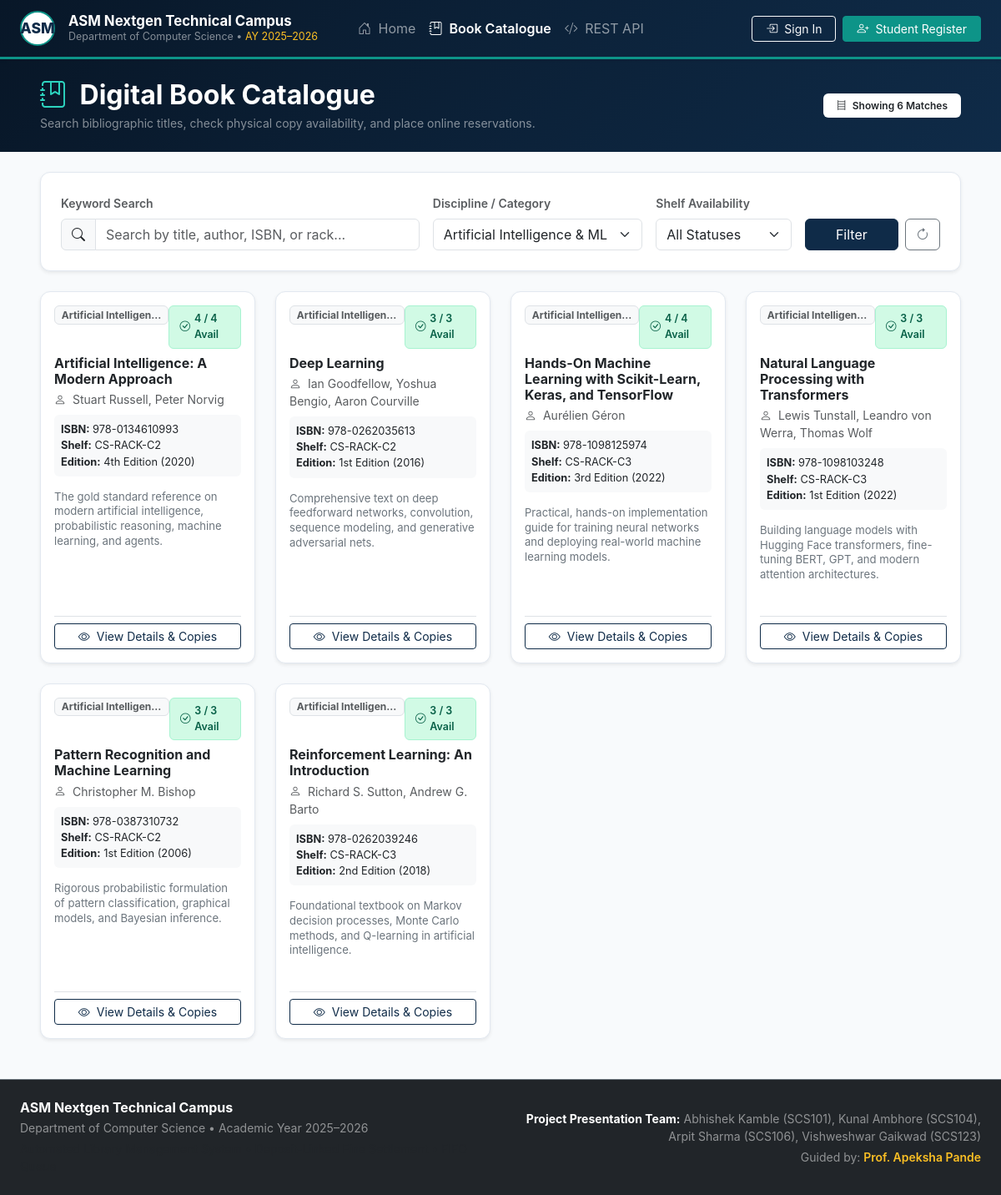
The page /catalogue/?category=ai-ml on the database its author committed.
### library/models.py (models this page shows, shortened)
class LibrarySettings(models.Model):
    institution_name = models.CharField(max_length=200, default="ASM Nextgen Technical Campus")
    department_name = models.CharField(max_length=200, default="Department of Computer Science")
    academic_year = models.CharField(max_length=50, default="2025–2026")
    loan_period_days = models.PositiveIntegerField(
        default=14,
        help_text="Standard loan duration in calendar days"
    )
    daily_fine_rate = models.DecimalField(
        max_digits=8,
        decimal_places=2,
        default=Decimal("5.00"),
        help_text="Daily overdue penalty in INR (₹)"
    )
    deposit_per_loan = models.DecimalField(
        max_digits=10,
        decimal_places=2,
        default=Decimal("500.00"),
        help_text="Refundable security deposit required per borrowed copy in INR (₹)"
    )
    max_active_loans = models.PositiveIntegerField(
        default=3,
        help_text="Maximum concurrent active loans per student"
    )
    reservation_pickup_hours = models.PositiveIntegerField(
        default=48,
        help_text="Pickup hold period once copy becomes ready for pickup"
    )
    allow_student_registration = models.BooleanField(
        default=True,
        help_text="Allow students to register self-service accounts"
    )
    allow_reserving_available_books = models.BooleanField(
        default=False,
        help_text="Allow reserving titles that currently have available copies on shelf"
    )
    updated_at = models.DateTimeField(auto_now=True)
    @classmethod
    def get_settings(cls):
        obj, _ = cls.objects.get_or_create(pk=1)
        return obj
    class Meta:
        verbose_name = "Library Settings"
        verbose_name_plural = "Library Settings"

class Book(models.Model):
    title = models.CharField(max_length=255, db_index=True)
    author = models.CharField(max_length=255, db_index=True)
    isbn = models.CharField(max_length=30, unique=True, db_index=True)
    publisher = models.CharField(max_length=255, blank=True)
    edition = models.CharField(max_length=60, blank=True)
    publication_year = models.PositiveIntegerField(null=True, blank=True)
    category = models.ForeignKey(Category, on_delete=models.SET_NULL, null=True, blank=True, related_name='books')
    shelf_location = models.CharField(max_length=100, help_text="Primary shelf reference, e.g. CS-RACK-04")
    description = models.TextField(blank=True)
    cover_image = models.ImageField(upload_to='book_covers/', blank=True, null=True)
    is_active = models.BooleanField(default=True, help_text="Active in catalogue or archived")
    created_at = models.DateTimeField(auto_now_add=True)
    updated_at = models.DateTimeField(auto_now=True)
    class Meta:
        ordering = ['title']
    @property
    def total_copies_count(self):
        return self.copies.count()
    @property
    def available_copies_count(self):
        return self.copies.filter(status='AVAILABLE', condition__in=['NEW', 'GOOD', 'FAIR']).count()
    @property
    def is_available(self):
        return self.available_copies_count > 0

class Category(models.Model):
    name = models.CharField(max_length=120, unique=True)
    slug = models.SlugField(max_length=140, unique=True)
    description = models.TextField(blank=True)
    icon = models.CharField(max_length=60, default="bi-journal-code", help_text="Bootstrap Icons class name")
    created_at = models.DateTimeField(auto_now_add=True)
    class Meta:
        verbose_name_plural = "Categories"
        ordering = ['name']

### library/views.py (the view, shortened to what this page needs)
# urls.py: path('catalogue/', views.catalogue, name='catalogue'),
def catalogue(request):
    query = request.GET.get('q', '').strip()
    category_slug = request.GET.get('category', '').strip()
    availability = request.GET.get('availability', '').strip()
    books_qs = Book.objects.filter(is_active=True).select_related('category').prefetch_related('copies')
    if category_slug:
        books_qs = books_qs.filter(category__slug=category_slug)
    if availability == 'available':
        filtered = [b for b in books_qs if b.is_available]
    elif availability == 'checked_out':
        filtered = [b for b in books_qs if not b.is_available]
    else:
        filtered = list(books_qs)
    paginator = Paginator(filtered, 12)
    page_number = request.GET.get('page')
    page_obj = paginator.get_page(page_number)
    categories = Category.objects.all()
    return render(request, 'public/catalogue.html', {
        'page_obj': page_obj,
        'categories': categories,
        'query': query,
        'category_slug': category_slug,
        'availability': availability,
        'total_count': len(filtered),
    })

### templates/public/catalogue.html (shortened to what this page needs)
{% extends 'base.html' %}
{% block content %}
<div class="bg-navy py-4 text-white mb-4" style="background: linear-gradient(135deg, var(--navy-dark) 0%, var(--navy-primary) 100%);">
  <div class="container-fluid px-lg-5">
    <div class="row align-items-center">
      <div class="col-md-7">
        <h2 class="fw-bold mb-1"><i class="bi bi-journal-bookmark me-2 text-teal accent-teal-text"></i> Digital Book Catalogue</h2>
        <p class="text-white-50 small mb-0">Search bibliographic titles, check physical copy availability, and place online reservations.</p>
      </div>
      <div class="col-md-5 text-md-end mt-3 mt-md-0">
        <span class="badge bg-white text-dark py-2 px-3 fw-semibold">
          <i class="bi bi-bookshelf text-teal me-1"></i> Showing {{ total_count }} Matches
        </span>
      </div>
    </div>
  </div>
</div>
<div class="container-fluid px-lg-5 mb-5">
  <div class="card card-academic shadow-sm mb-4">
    <div class="card-body p-4">
      <form method="GET" action="{% url 'catalogue' %}" class="row g-3 align-items-end">
        <div class="col-md-5">
          <label class="form-label small fw-semibold text-muted">Keyword Search</label>
          <div class="input-group">
            <span class="input-group-text bg-light"><i class="bi bi-search"></i></span>
            <input type="text" name="q" value="{{ query }}" class="form-control" placeholder="Search by title, author, ISBN, or rack...">
          </div>
        </div>
        <div class="col-md-3">
          <label class="form-label small fw-semibold text-muted">Discipline / Category</label>
          <select name="category" class="form-select">
            {% for cat in categories %}
              <option value="{{ cat.slug }}" {% if category_slug == cat.slug %}selected{% endif %}>{{ cat.name }}</option>
            {% endfor %}
          </select>
        </div>
        <div class="col-md-2">
          <label class="form-label small fw-semibold text-muted">Shelf Availability</label>
          <select name="availability" class="form-select">
            <option value="">All Statuses</option>
          </select>
        </div>
        <div class="col-md-2 d-flex gap-2">
          <button type="submit" class="btn btn-navy flex-grow-1">Filter</button>
          <a href="{% url 'catalogue' %}" class="btn btn-outline-secondary" title="Reset Filters"><i class="bi bi-arrow-clockwise"></i></a>
        </div>
      </form>
    </div>
  </div>
  {% if page_obj %}
    <div class="row g-4">
      {% for book in page_obj %}
        <div class="col-md-6 col-lg-4 col-xl-3">
          <div class="card h-100 card-academic shadow-sm d-flex flex-column">
            <div class="card-body d-flex flex-column p-3">
              <div class="d-flex justify-content-between align-items-start mb-2">
                <span class="badge bg-light text-muted border small" style="max-width: 140px; overflow: hidden; text-overflow: ellipsis; white-space: nowrap;">
                  {{ book.category.name|default:"General" }}
                </span>
                {% if book.is_available %}
                  <span class="badge-status badge-available">
                    <i class="bi bi-check-circle"></i> {{ book.available_copies_count }} / {{ book.total_copies_count }} Avail
                  </span>
                {% else %}
                  <span class="badge-status badge-overdue">
                    <i class="bi bi-x-circle"></i> 0 / {{ book.total_copies_count }} Avail
                  </span>
                {% endif %}
              </div>
              <h6 class="fw-bold mb-1">
                <a href="{% url 'book_detail' pk=book.id %}" class="text-decoration-none text-dark hover-teal">
                  {{ book.title }}
                </a>
              </h6>
              <div class="text-muted small mb-2"><i class="bi bi-person me-1"></i> {{ book.author }}</div>
              <div class="bg-light p-2 rounded mb-3 small" style="font-size: 0.8rem;">
                <div class="text-truncate"><strong>ISBN:</strong> {{ book.isbn }}</div>
                <div><strong>Shelf:</strong> {{ book.shelf_location }}</div>
                {% if book.edition %}
                  <div><strong>Edition:</strong> {{ book.edition }} ({{ book.publication_year|default:"N/A" }})</div>
                {% endif %}
              </div>
              <p class="text-secondary small mb-3 flex-grow-1" style="font-size: 0.82rem; line-height: 1.35;">
                {{ book.description|truncatewords:15 }}
              </p>
              <div class="border-top pt-2 d-flex align-items-center justify-content-between mt-auto">
                <a href="{% url 'book_detail' pk=book.id %}" class="btn btn-sm btn-outline-navy w-100">
                  <i class="bi bi-eye me-1"></i> View Details & Copies
                </a>
              </div>
            </div>
          </div>
        </div>
      {% endfor %}
    </div>
  {% endif %}
</div>
{% endblock %}

### templates/base.html (shortened to what this page needs)
{% load static %}
<!DOCTYPE html>
<html lang="en">
<head>
  <link href="https://cdn.jsdelivr.net/npm/bootstrap@5.3.3/dist/css/bootstrap.min.css" rel="stylesheet">
  <link rel="stylesheet" href="https://cdn.jsdelivr.net/npm/bootstrap-icons@1.11.3/font/bootstrap-icons.min.css">
  <link rel="stylesheet" href="{% static 'css/custom.css' %}">
</head>
<body>
  <nav class="navbar navbar-expand-lg navbar-dark navbar-custom py-2 sticky-top shadow-sm">
    <div class="container-fluid px-lg-4">
      <a class="navbar-brand d-flex align-items-center gap-3" href="{% url 'home' %}">
        <div class="d-flex align-items-center justify-content-center bg-white text-primary rounded-circle" style="width: 42px; height: 42px; font-weight: 800; font-size: 1.1rem; color: #0f2b48 !important; border: 2px solid #0d9488;">
          ASM
        </div>
        <div>
          <div class="fw-bold tracking-tight text-white mb-0" style="font-size: 1.05rem; line-height: 1.2;">
            {{ INSTITUTION_NAME }}
          </div>
          <div class="text-white-50" style="font-size: 0.78rem;">
            {{ DEPARTMENT_NAME }} &bull; <span class="accent-gold-text">AY {{ ACADEMIC_YEAR }}</span>
          </div>
        </div>
      </a>
      <div class="collapse navbar-collapse" id="navbarMain">
        <ul class="navbar-nav me-auto mb-2 mb-lg-0 ms-lg-4">
          <li class="nav-item">
            <a class="nav-link {% if request.resolver_match.url_name == 'home' %}active fw-semibold{% endif %}" href="{% url 'home' %}">
              <i class="bi bi-house-door me-1"></i> Home
            </a>
          </li>
          <li class="nav-item">
            <a class="nav-link {% if request.resolver_match.url_name == 'catalogue' %}active fw-semibold{% endif %}" href="{% url 'catalogue' %}">
              <i class="bi bi-journal-bookmark me-1"></i> Book Catalogue
            </a>
          </li>
          <li class="nav-item">
            <a class="nav-link {% if request.resolver_match.url_name == 'api_docs' %}active fw-semibold{% endif %}" href="{% url 'api_docs' %}">
              <i class="bi bi-code-slash me-1"></i> REST API
            </a>
          </li>
        </ul>
        <div class="d-flex align-items-center gap-2">
          {% if user.is_authenticated %}
            <a href="{% if is_librarian %}{% url 'librarian_dashboard' %}{% else %}{% url 'student_notifications' %}{% endif %}" class="btn btn-outline-light position-relative btn-sm me-2" title="Notifications">
              <i class="bi bi-bell"></i>
              {% if unread_notifications_count > 0 %}
                <span class="position-absolute top-0 start-100 translate-middle badge rounded-pill bg-danger" style="font-size: 0.65rem;">
                  {{ unread_notifications_count }}
                </span>
              {% endif %}
            </a>
            <a href="{% url 'dashboard_redirect' %}" class="btn btn-teal btn-sm fw-semibold">
              {% if is_librarian %}
                <i class="bi bi-speedometer2 me-1"></i> Librarian Portal
              {% else %}
                <i class="bi bi-mortarboard me-1"></i> Student Portal
              {% endif %}
            </a>
            <div class="dropdown">
              <button class="btn btn-navy border-secondary text-white dropdown-toggle btn-sm" type="button" data-bs-toggle="dropdown">
                <i class="bi bi-person-circle me-1"></i>
                {{ user.first_name|default:user.username }}
                {% if student_profile %}
                  <span class="badge bg-secondary ms-1">{{ student_profile.roll_number }}</span>
                {% elif is_librarian %}
                  <span class="badge bg-warning text-dark ms-1">Admin</span>
                {% endif %}
              </button>
              <ul class="dropdown-menu dropdown-menu-end shadow">
                {% if not is_librarian %}
                  <li><a class="dropdown-item" href="{% url 'student_profile' %}"><i class="bi bi-person me-2"></i> My Profile</a></li>
                  <li><a class="dropdown-item" href="{% url 'student_loans' %}"><i class="bi bi-book me-2"></i> My Loans</a></li>
                  <li><a class="dropdown-item" href="{% url 'student_fines_deposits' %}"><i class="bi bi-wallet2 me-2"></i> Deposits & Fines</a></li>
                {% else %}
                  <li><a class="dropdown-item" href="{% url 'librarian_dashboard' %}"><i class="bi bi-speedometer2 me-2"></i> Admin Dashboard</a></li>
                  <li><a class="dropdown-item" href="{% url 'admin_settings' %}"><i class="bi bi-gear me-2"></i> Library Settings</a></li>
                  <li><a class="dropdown-item" href="{% url 'admin_reports' %}"><i class="bi bi-graph-up me-2"></i> Circulation Reports</a></li>
                {% endif %}
                <li><hr class="dropdown-divider"></li>
                <li><a class="dropdown-item text-danger" href="{% url 'logout' %}"><i class="bi bi-box-arrow-right me-2"></i> Logout</a></li>
              </ul>
            </div>
          {% else %}
            <a href="{% url 'login' %}" class="btn btn-outline-light btn-sm px-3">
              <i class="bi bi-box-arrow-in-right me-1"></i> Sign In
            </a>
            {% if library_settings.allow_student_registration %}
              <a href="{% url 'register' %}" class="btn btn-teal btn-sm px-3">
                <i class="bi bi-person-plus me-1"></i> Student Register
              </a>
            {% endif %}
          {% endif %}
        </div>
      </div>
    </div>
  </nav>
  {% block content_wrapper %}
    <main class="flex-grow-1">
      {% block content %}{% endblock %}
    </main>
  {% endblock %}
  <footer class="bg-dark text-white-50 py-4 mt-auto border-top border-secondary no-print">
    <div class="container-fluid px-lg-4">
      <div class="row gy-3 align-items-center">
        <div class="col-md-6">
          <h6 class="text-white mb-1 fw-bold">{{ INSTITUTION_NAME }}</h6>
          <p class="small mb-1">{{ DEPARTMENT_NAME }} &bull; Academic Year {{ ACADEMIC_YEAR }}</p>
          <p class="small mb-0 text-muted">
          </p>
        </div>
        <div class="col-md-6 text-md-end">
          <div class="small text-white-50 mb-1">
            <strong class="text-white">Project Presentation Team:</strong> Abhishek Kamble (SCS101), Kunal Ambhore (SCS104), Arpit Sharma (SCS106), Vishweshwar Gaikwad (SCS123)
          </div>
          <div class="small">
            Guided by: <span class="accent-gold-text fw-semibold">Prof. Apeksha Pande</span>
          </div>
        </div>
      </div>
    </div>
  </footer>
</body>
</html>

### rows shown on the page
LibrarySettings: institution_name "ASM Nextgen Technical Campus", department_name "Department of Computer Science"
Book: category.name "Artificial Intellige…", available_copies_count "4", total_copies_count "4", title "Artificial Intelligence: A Modern Approach", author "Stuart Russell, Peter Norvig", isbn "978-0134610993", shelf_location "CS-RACK-C2", edition "4th Edition", publication_year "2020", description "The gold standard reference on modern artificial intelligence, probabilistic reasoning, machine learning, and agents."
Book: category.name "Artificial Intelligen…", available_copies_count "3", total_copies_count "3", title "Deep Learning", author "Ian Goodfellow, Yoshua Bengio, Aaron Courville", isbn "978-0262035613", shelf_location "CS-RACK-C2", edition "1st Edition", publication_year "2016", description "Comprehensive text on deep feedforward networks, convolution, sequence modeling, and generative adversarial nets."
Book: category.name "Artificial Intellige…", available_copies_count "4", total_copies_count "4", title "Hands-On Machine Learning with Scikit-Learn, Keras, and TensorFlow", author "Aurélien Géron", isbn "978-1098125974", shelf_location "CS-RACK-C3", edition "3rd Edition", publication_year "2022", description "Practical, hands-on implementation guide for training neural networks and deploying real-world machine learning models."
Book: category.name "Artificial Intelligen…", available_copies_count "3", total_copies_count "3", title "Natural Language Processing with Transformers", author "Lewis Tunstall, Leandro von Werra, Thomas Wolf", isbn "978-1098103248", shelf_location "CS-RACK-C3", edition "1st Edition", publication_year "2022", description "Building language models with Hugging Face transformers, fine-tuning BERT, GPT, and modern attention architectures."
Book: category.name "Artificial Intelligen…", available_copies_count "3", total_copies_count "3", title "Pattern Recognition and Machine Learning", author "Christopher M. Bishop", isbn "978-0387310732", shelf_location "CS-RACK-C2", edition "1st Edition", publication_year "2006", description "Rigorous probabilistic formulation of pattern classification, graphical models, and Bayesian inference."
Book: category.name "Artificial Intelligen…", available_copies_count "3", total_copies_count "3", title "Reinforcement Learning: An Introduction", author "Richard S. Sutton, Andrew G. Barto", isbn "978-0262039246", shelf_location "CS-RACK-C3", edition "2nd Edition", publication_year "2018", description "Foundational textbook on Markov decision processes, Monte Carlo methods, and Q-learning in artificial intelligence."

### other values the page prints
{{ ACADEMIC_YEAR }} "2025–2026"
{{ total_count }} "6"
form field category "Artificial Intelligence & ML"
